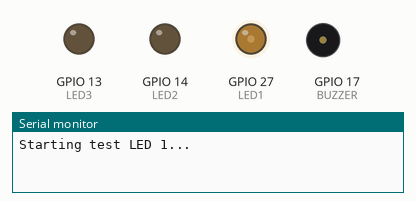
A sketch run on a simulated ESP32. On the bench: output pins drawn as LEDs (lit = HIGH), buzzer (waves = sounding), the last lines printed to the serial monitor.

Above: at 0.95 s.
At 16.53 s:
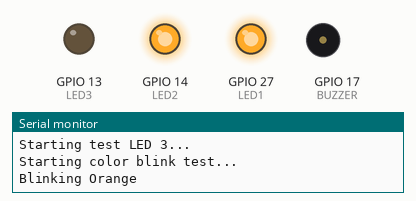
At 18.94 s:
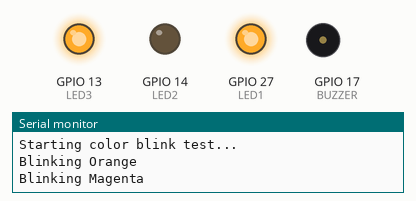
At 21.34 s:
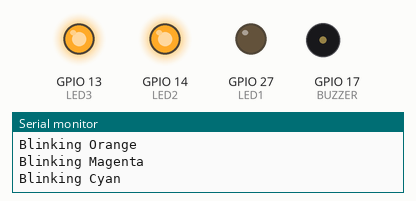
At 26.7 s:
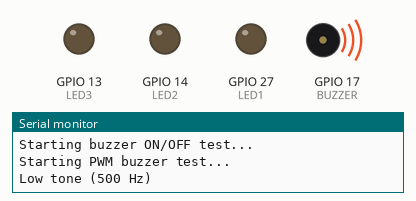
At 32.3 s:
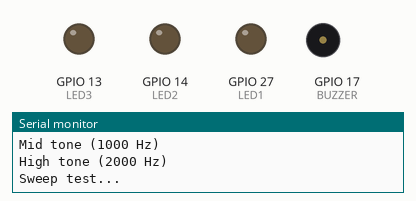
Timing chart, 0 to 40.0 s (numbered marks = the images above):
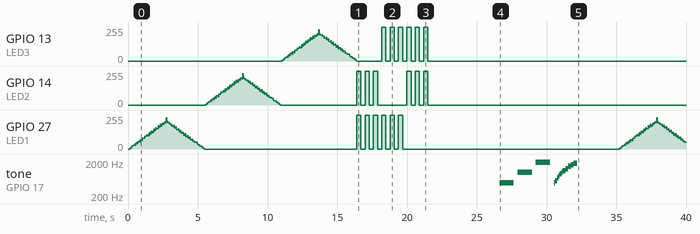

Measured:
- by itself, tone on GPIO 17 (BUZZER): plays 498 Hz for 1.0 s, 992 Hz for 1.0 s, 1969 Hz for 1.0 s, 498 Hz for 0.08 s, 557 Hz for 0.12 s, 696 Hz for 0.12 s … (14 notes in this stretch)

The sketch:

LEDS_BUZZER_TEST_ESP.ino
```cpp
#define LED1 27  // R
#define LED2 14  // G
#define LED3 13  // B
#define BUZZER 17

void setup() {
  Serial.begin(115200);

  pinMode(LED1, OUTPUT);
  pinMode(LED2, OUTPUT);
  pinMode(LED3, OUTPUT);
  pinMode(BUZZER, OUTPUT);
}

// ---------------- PWM LED (software) ----------------
void pwmFade(int pin) {

  // subida
  for (int duty = 0; duty <= 255; duty++) {
    for (int i = 0; i < 255; i++) {
      digitalWrite(pin, (i < duty) ? HIGH : LOW);
      delayMicroseconds(30);
    }
    delay(2);
  }

  // bajada
  for (int duty = 255; duty >= 0; duty--) {
    for (int i = 0; i < 255; i++) {
      digitalWrite(pin, (i < duty) ? HIGH : LOW);
      delayMicroseconds(30);
    }
    delay(2);
  }
}

// ---------------- LED colores ----------------
void setColor(bool r, bool g, bool b) {
  digitalWrite(LED1, r);
  digitalWrite(LED2, g);
  digitalWrite(LED3, b);
}

void blinkColor(const char* name, bool r, bool g, bool b) {
  Serial.print("Blinking ");
  Serial.println(name);

  for (int i = 0; i < 3; i++) {
    setColor(r, g, b);
    delay(300);
    setColor(0, 0, 0);
    delay(300);
  }
}

// ---------------- BUZZER ON/OFF ----------------
void beep(int onTime, int offTime, int times) {
  for (int i = 0; i < times; i++) {
    digitalWrite(BUZZER, HIGH);
    delay(onTime);
    digitalWrite(BUZZER, LOW);
    delay(offTime);
  }
}

// ---------------- BUZZER PWM (software) ----------------
void playTone(int freq, int duration_ms) {
  int period_us = 1000000 / freq;
  int half_period = period_us / 2;

  long cycles = (long)freq * duration_ms / 1000;

  for (long i = 0; i < cycles; i++) {
    digitalWrite(BUZZER, HIGH);
    delayMicroseconds(half_period);
    digitalWrite(BUZZER, LOW);
    delayMicroseconds(half_period);
  }
}

void buzzerPWMTest() {
  Serial.println("Starting PWM buzzer test...");

  Serial.println("Low tone (500 Hz)");
  playTone(500, 1000);

  delay(300);

  Serial.println("Mid tone (1000 Hz)");
  playTone(1000, 1000);

  delay(300);

  Serial.println("High tone (2000 Hz)");
  playTone(2000, 1000);

  delay(300);

  Serial.println("Sweep test...");
  for (int f = 500; f <= 2000; f += 100) {
    playTone(f, 100);
  }

  delay(1000);
}

// ---------------- LOOP ----------------
void loop() {

  Serial.println("Starting test LED 1...");
  pwmFade(LED1);

  Serial.println("Starting test LED 2...");
  pwmFade(LED2);

  Serial.println("Starting test LED 3...");
  pwmFade(LED3);

  // Colores
  Serial.println("Starting color blink test...");
  blinkColor("Orange", 1, 1, 0);
  blinkColor("Magenta", 1, 0, 1);
  blinkColor("Cyan", 0, 1, 1);

  // Buzzer simple
  Serial.println("Starting buzzer ON/OFF test...");
  beep(100, 100, 5);

  delay(500);

  beep(300, 300, 3);

  delay(500);

  beep(50, 50, 10);

  // Buzzer PWM (frecuencia)
  buzzerPWMTest();

  delay(2000);
}
```
